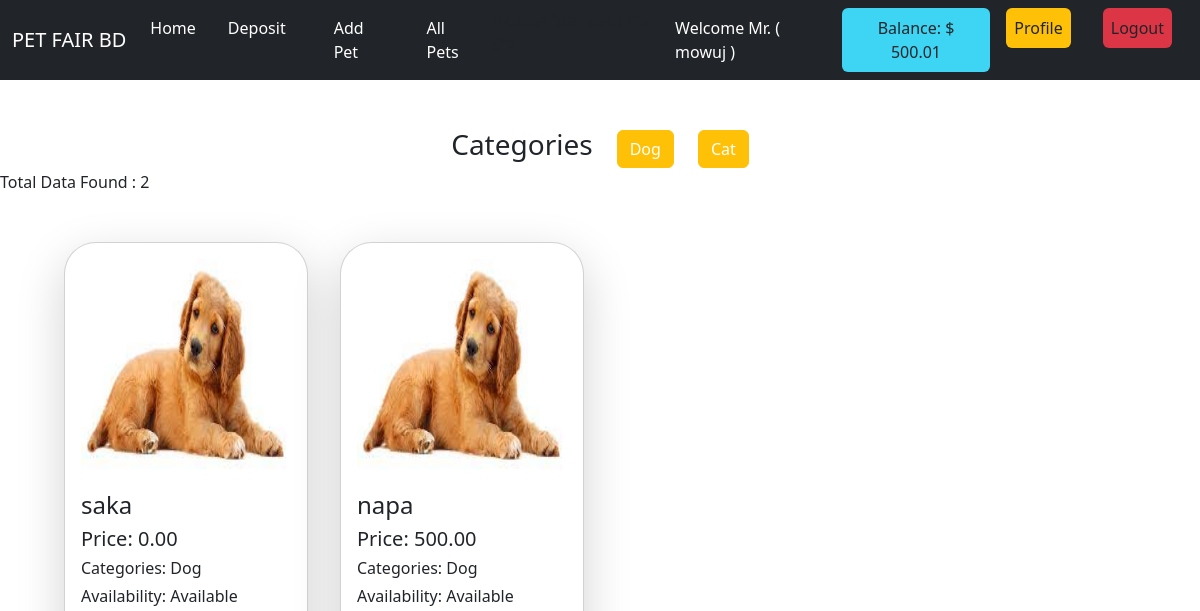
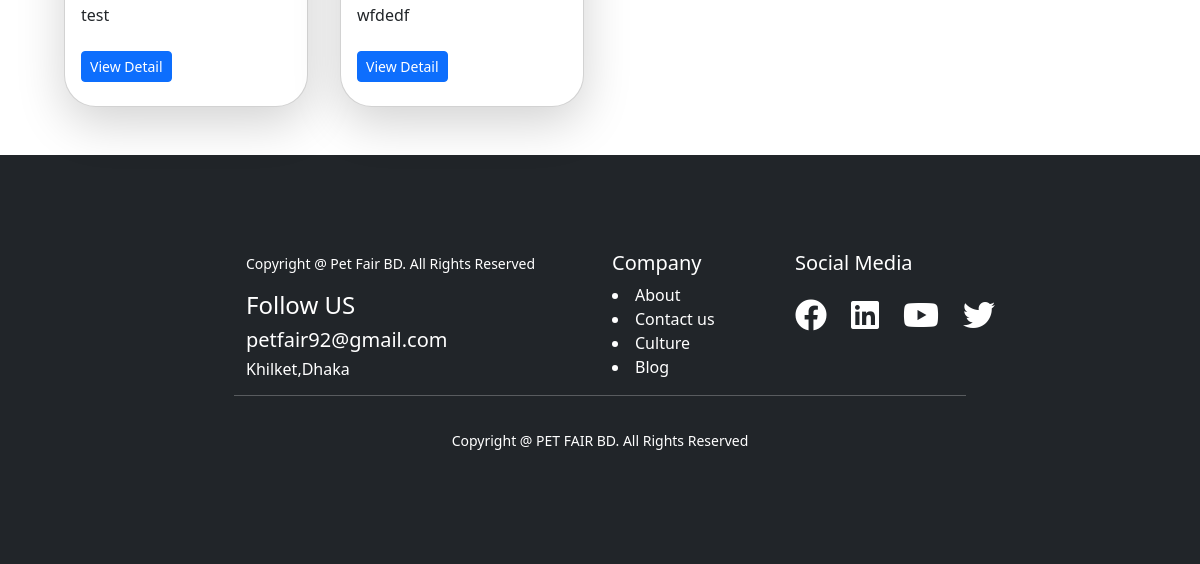
Before: /pet/all_pets/ (signed in) with the older database file (2 pictures, top to bottom).
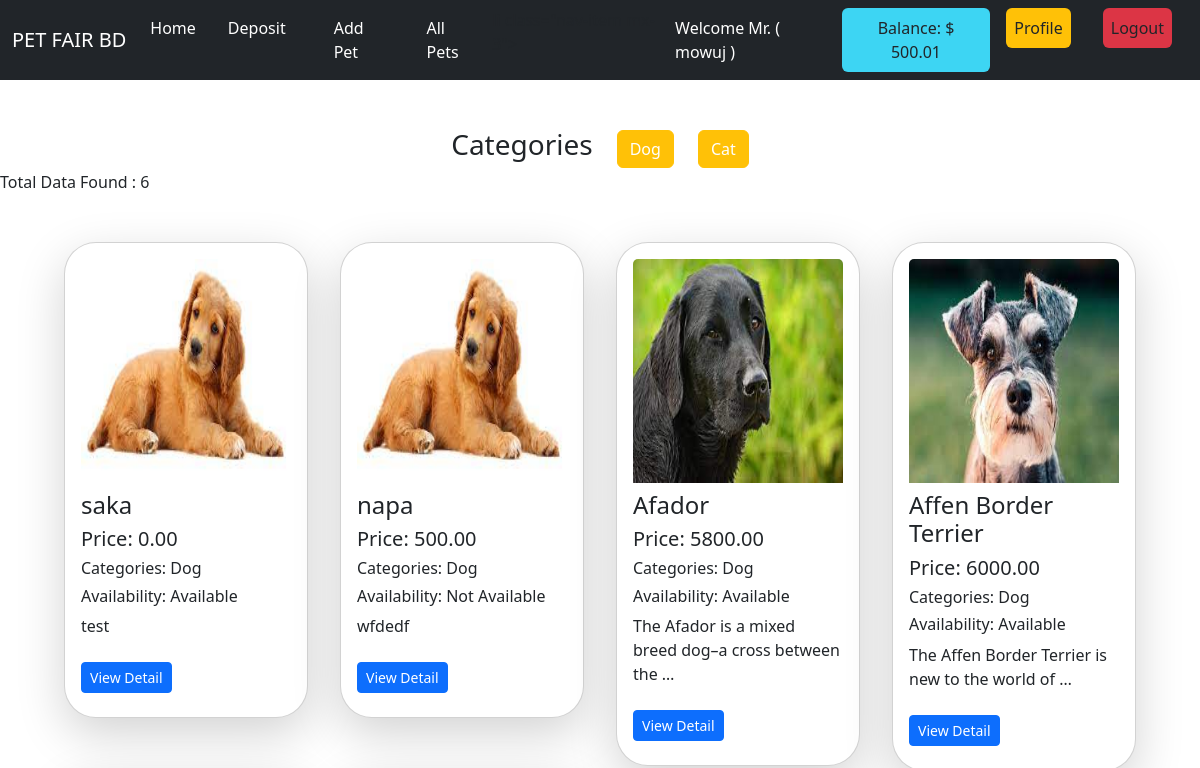
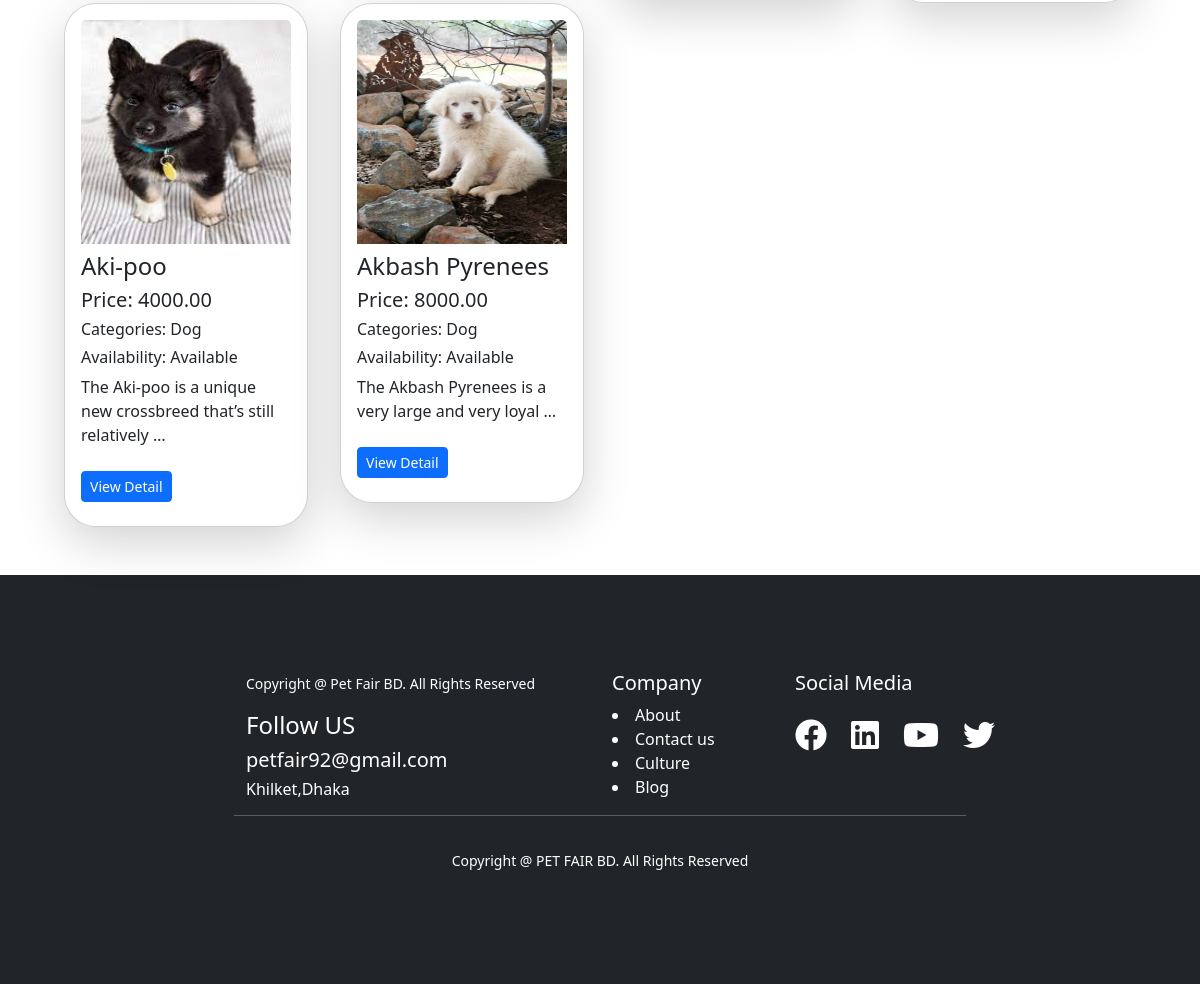
After: the same page with the newer database file (2 pictures, top to bottom).
### customer/models.py (models this page shows, shortened)
class Customer(models.Model):
    user=models.OneToOneField(User,related_name='customer',on_delete=models.CASCADE)
    customer_id=models.IntegerField(unique=True)
    gender=models.CharField(max_length=10,choices=GENDER)
    phone=models.CharField(max_length=13)
    balance = models.DecimalField(decimal_places=2,max_digits=12,default=0)
    street_address = models.CharField(max_length=50)
    city = models.CharField(max_length=50)
    country = models.CharField(max_length=50)
    image=models.ImageField(upload_to='customer/images',null=True,blank=True)

### pet/models.py (models this page shows, shortened)
class Category(models.Model):
    name=models.CharField(max_length=50)
    slug=models.SlugField(max_length=50,unique=True)

class Pet(models.Model):
    name=models.CharField(max_length=50)
    user=models.ForeignKey(User,on_delete=models.CASCADE,null=True,blank=True)
    description=models.TextField()
    category=models.ManyToManyField(Category,related_name='pets')
    price = models.DecimalField(decimal_places=2,max_digits=12,default=0)
    image = models.ImageField(upload_to='pet/images',null=True,blank=True)
    availability=models.BooleanField(default=True)

### pet/views.py (the view)
# urls.py: path('all_pets/', AllPetView.as_view(), name="all_pets"),
@method_decorator(login_required, name='dispatch')
class AllPetView(View):
    template_name = 'pet/all_pets.html'
    def get(self, request, category_slug=None):
        data = Pet.objects.all()
        if category_slug is not None:
            category = Category.objects.get(slug=category_slug)
            data = Pet.objects.filter(category=category)
        categories = Category.objects.all()
        return render(request, self.template_name, {'data': data, 'category': categories})

### pet/templates/pet/all_pets.html (shortened to what this page needs)
{% extends "base.html" %}
{% load static %}
{% block content %}
<div class=" d-flex justify-content-center align-items-center gap-4 mt-5">
  <h3 class="text-center">Categories</h3>
    {% for i in category %}
    <a class="btn btn-warning text-decoration-none text-white" href="{% url 'category' i.slug %}" >{{i.name}}</a>
    {% endfor %}
</div>
<div class=" p-3>
    <h1 class="text-center">Total Data Found : {{data | length}}</h1>
    <div class="d-flex flex-wrap px-5 my-5">
  {% for i in data %}
    <div class="col-sm-3 mb-3 mb-sm-0">
    <div class="card mx-3  shadow-lg rounded-5">
      <div class="card-body">
        <img src="{{i.image.url}}" class="card-img-top img-fluid" style="height: 14rem;" alt="...">
        <h4 class="card-title mt-2"><a href="" class="text-decoration-none text-dark">{{i.name}}</a></h4>
        <h5 class="card-text">Price: {{i.price}}</h5>
    <h6 class="card-text">Categories: {% for cat in i.category.all %} {{cat.name}} {% if not forloop.last %}, {% endif %} {% endfor %}</h6>
    <h6 class="card-text">{% if i.availability %}
        Availability: Available
    {% else %}
        Availability: Not Available
    {% endif %}</h6>
        <p class="card-text">{{i.description | truncatewords:10}}</p>
            <a class="btn btn-primary btn-sm my-2" href="{% url 'pet_detail' i.id%}">View Detail</a>
      </div>
    </div>
  </div>
  {% endfor %}
</div>
  </div>
{% endblock content %}

### core/templates/base.html (shortened to what this page needs)
<!DOCTYPE html>
<html lang="en">
<head>
    <link href="https://cdn.jsdelivr.net/npm/bootstrap@5.3.2/dist/css/bootstrap.min.css" rel="stylesheet">
    <link href="https://cdnjs.cloudflare.com/ajax/libs/font-awesome/5.15.4/css/all.min.css" rel="stylesheet">
    <link
      href="https://cdn.jsdelivr.net/npm/swiffy-slider@1.6.0/dist/css/swiffy-slider.min.css"
      rel="stylesheet"
    />
     <link rel="stylesheet" href="https://cdnjs.cloudflare.com/ajax/libs/font-awesome/5.15.4/css/all.min.css" />
</head>
<body>
    {% include 'navbar.html' %}
        {% block body %}
        <div class="">
            {% block content %}
            {% endblock content %}
        </div>
            {% include "footer.html" %}
        {% endblock body %}
</body>
</html>

### core/templates/navbar.html (shortened to what this page needs)
 <nav class="navbar navbar-expand-lg navbar-dark bg-dark">
  <div class="container-fluid">
    <a class="navbar-brand" href="#">PET FAIR BD</a>
    <div class="collapse navbar-collapse" id="navbarSupportedContent">
      <ul class="navbar-nav me-auto mb-2 mb-lg-0">
        <li class="nav-item">
          <a class="nav-link active" aria-current="page" href="{% url 'home' %}">Home</a>
        </li>
        {% if request.user.is_authenticated %}
          <li class="nav-item mx-3">
          <a class="nav-link active" aria-current="page" href="{% url 'deposit' %}">Deposit</a>
        </li>
          <li class="nav-item mx-3">
          <a class="nav-link active" aria-current="page" href="{% url 'add_pet' %}">Add Pet</a>
        </li>
          <li class="nav-item mx-3">
          <a class="nav-link active" aria-current="page" href="{% url 'all_pets' %}">All Pets</a>
        </li>
          {% endif %}
      </ul>
      <div class="d-flex">
        <ul class="navbar-nav me-auto mb-2 mb-lg-0">
          {% if request.user.is_authenticated %}li class="nav-item mx-3">
          <a class="nav-link active text-white px-3" aria-current="page" href="">Welcome Mr. ( {{request.user.username}} )</a>
          <a class="nav-link active btn btn-info text-dark px-3" aria-current="page" href="">Balance: $ {{request.user.customer.balance}}</a>
          <li class="nav-item mx-3">
          <a class="nav-link active btn btn-outline-warning text-dark" aria-current="page" href="{% url 'profile' %}">Profile</a>
        </li>
          <li class="nav-item mx-3">
          <a class="nav-link active btn btn-outline-danger text-dark" aria-current="page" href="{% url 'logout' %}">Logout</a>
        </li>
          {% endif %}
        </ul>
      </div>
    </div>
  </div>
</nav>

### core/templates/footer.html
 <footer class="p-5 bg-dark text-white">
      <div class="container row w-75 m-auto p-5">
        <div class="col-md-6">
          <p><small>Copyright @ Pet Fair BD. All Rights Reserved</small></p>
          <h4>Follow US</h4>
          <h5>petfair92@gmail.com</h5>
          <h6>Khilket,Dhaka</h6>
        </div>
        <div class="col-md-3">
          <h5>Company</h5>
          <li>About</li>
          <li>Contact us</li>
          <li>Culture</li>
          <li>Blog</li>
        </div>
        <div class="col-md-3 mb-5">
          <h5>Social Media</h5>
          <div class="d-flex justify-content-start gap-4 py-3">
            <i class="fab fa-facebook fa-2x"></i>
          <i class="fab fa-linkedin fa-2x"></i>
          <i class="fab fa-youtube fa-2x"></i>
          <i class="fab fa-twitter fa-2x"></i>
          </div>
        </div>
        <hr />
        <p class="text-center mt-3">
          <small>Copyright @ PET FAIR BD. All Rights Reserved</small>
        </p>
      </div>
    </footer>

Changed rows visible on the page:
changed Pet "napa": availability "Availability: Available" → "Availability: Not Available"
added Pet: image (picture), name "Afador", price "5800.00", availability "Availability: Available", description "The Afador is a mixed breed dog–a cross between the …", Category (name "Dog")
added Pet: image (picture), name "Affen Border Terrier", price "6000.00", availability "Availability: Available", description "The Affen Border Terrier is new to the world of …", Category (name "Dog")
added Pet: image (picture), name "Aki-poo", price "4000.00", availability "Availability: Available", description "The Aki-poo is a unique new crossbreed that’s still relatively …", Category (name "Dog")
added Pet: image (picture), name "Akbash Pyrenees", price "8000.00", availability "Availability: Available", description "The Akbash Pyrenees is a very large and very loyal …", Category (name "Dog")
Other visible differences:
{{ data | length }}: "2" → "6"
